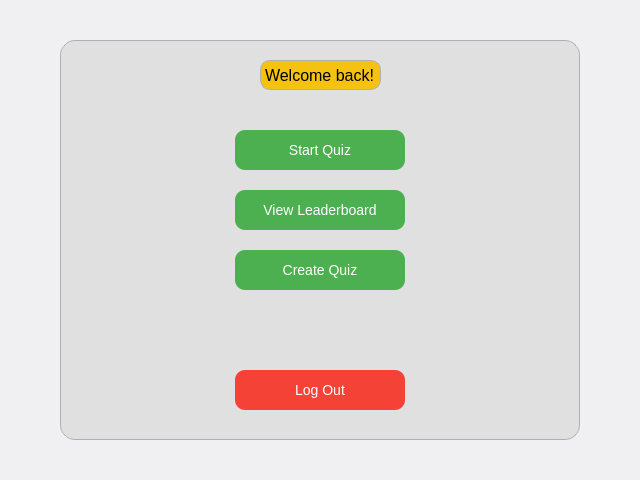
<?xml version="1.0" encoding="UTF-8"?>
<ui version="4.0">
 <class>logged_options_window</class>
 <widget class="QDialog" name="logged_options_window">
  <property name="geometry">
   <rect>
    <x>0</x>
    <y>0</y>
    <width>640</width>
    <height>480</height>
   </rect>
  </property>
  <property name="windowTitle">
   <string>Logged Options</string>
  </property>
  <property name="styleSheet">
   <string notr="true">
    QDialog {
        background-color: #f0f0f3;
        border-radius: 20px;
    }
    QFrame#frame {
        background-color: #e0e0e0;
        border-radius: 15px;
        border: 1px solid #b0b0b0;
    }
    QLabel {
        background-color: #f5c211;
        border: 1px solid #b0b0b0;
        border-radius: 10px;
        font-size: 16px;
    }
    QPushButton {
        background-color: #4caf50;
        color: white;
        border: none;
        border-radius: 10px;
        padding: 10px;
        font-size: 14px;
    }
    QPushButton:hover {
        background-color: #45a049;
    }
    QPushButton#log_out_button {
        background-color: #f44336;
    }
    QPushButton#log_out_button:hover {
        background-color: #d32f2f;
    }
   </string>
  </property>
  <property name="sizeGripEnabled">
   <bool>false</bool>
  </property>
  <property name="modal">
   <bool>false</bool>
  </property>
  <widget class="QFrame" name="frame">
   <property name="geometry">
    <rect>
     <x>60</x>
     <y>40</y>
     <width>520</width>
     <height>400</height>
    </rect>
   </property>
   <property name="styleSheet">
    <string notr="true"/>
   </property>
   <widget class="QLabel" name="username_label">
    <property name="geometry">
     <rect>
      <x>200</x>
      <y>20</y>
      <width>121</width>
      <height>30</height>
     </rect>
    </property>
    <property name="text">
     <string>Welcome back!</string>
    </property>
   </widget>
   <widget class="QPushButton" name="start_quiz_button">
    <property name="geometry">
     <rect>
      <x>175</x>
      <y>90</y>
      <width>170</width>
      <height>40</height>
     </rect>
    </property>
    <property name="text">
     <string>Start Quiz</string>
    </property>
   </widget>
   <widget class="QPushButton" name="view_leaderboard_button">
    <property name="geometry">
     <rect>
      <x>175</x>
      <y>150</y>
      <width>170</width>
      <height>40</height>
     </rect>
    </property>
    <property name="text">
     <string>View Leaderboard</string>
    </property>
   </widget>
   <widget class="QPushButton" name="create_quiz_button">
    <property name="geometry">
     <rect>
      <x>175</x>
      <y>210</y>
      <width>170</width>
      <height>40</height>
     </rect>
    </property>
    <property name="text">
     <string>Create Quiz</string>
    </property>
   </widget>
   <widget class="QPushButton" name="log_out_button">
    <property name="geometry">
     <rect>
      <x>175</x>
      <y>330</y>
      <width>170</width>
      <height>40</height>
     </rect>
    </property>
    <property name="text">
     <string>Log Out</string>
    </property>
   </widget>
  </widget>
 </widget>
 <resources/>
 <connections/>
</ui>
